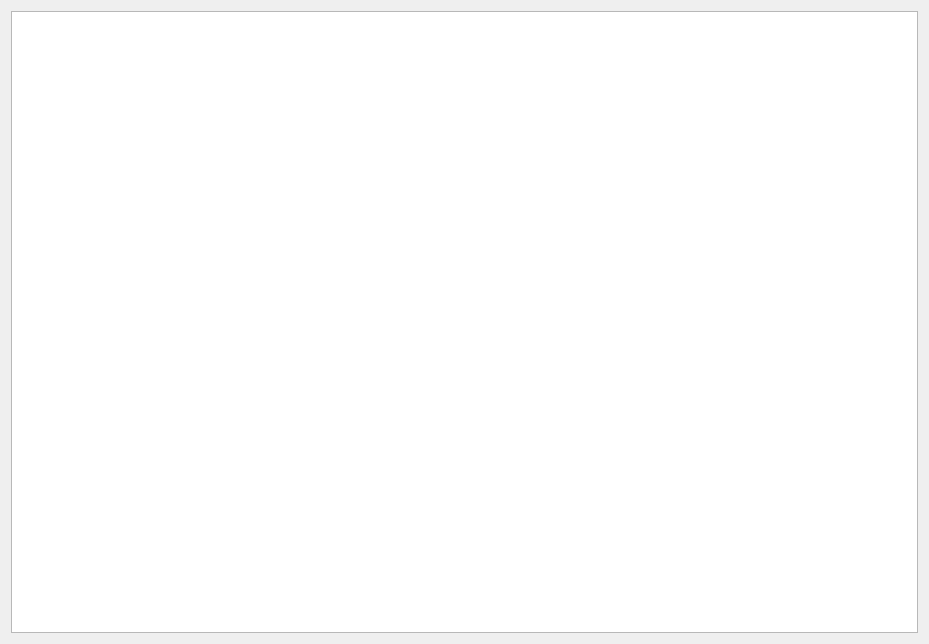
<?xml version="1.0" encoding="UTF-8"?>
<ui version="4.0">
 <class>MainWindow</class>
 <widget class="QMainWindow" name="MainWindow">
  <property name="geometry">
   <rect>
    <x>0</x>
    <y>0</y>
    <width>929</width>
    <height>644</height>
   </rect>
  </property>
  <property name="windowTitle">
   <string>MainWindow</string>
  </property>
  <widget class="QWidget" name="centralWidget">
   <layout class="QVBoxLayout" name="verticalLayout">
    <item>
     <widget class="QListWidget" name="listWidget"/>
    </item>
   </layout>
  </widget>
 </widget>
 <layoutdefault spacing="6" margin="11"/>
 <resources/>
 <connections/>
</ui>
